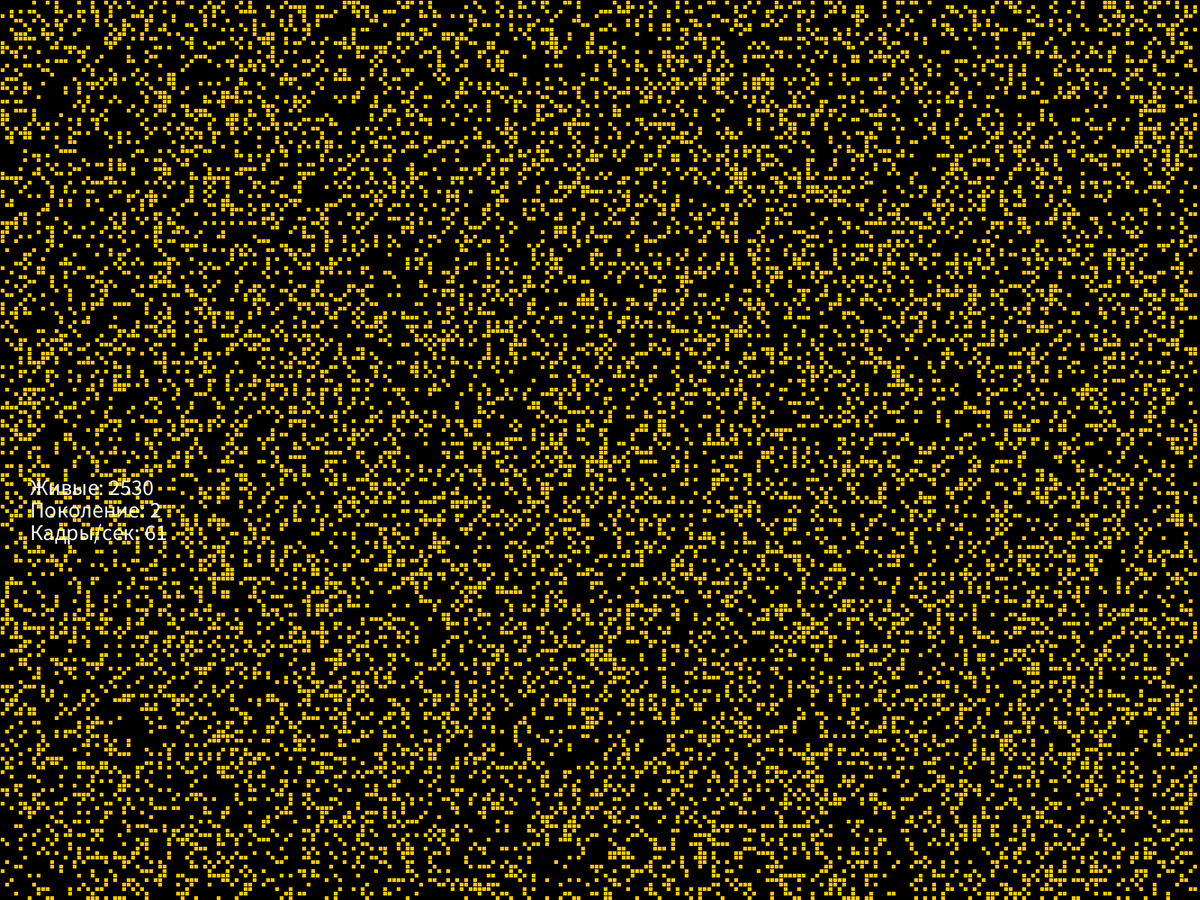
Frame 1 (no input)
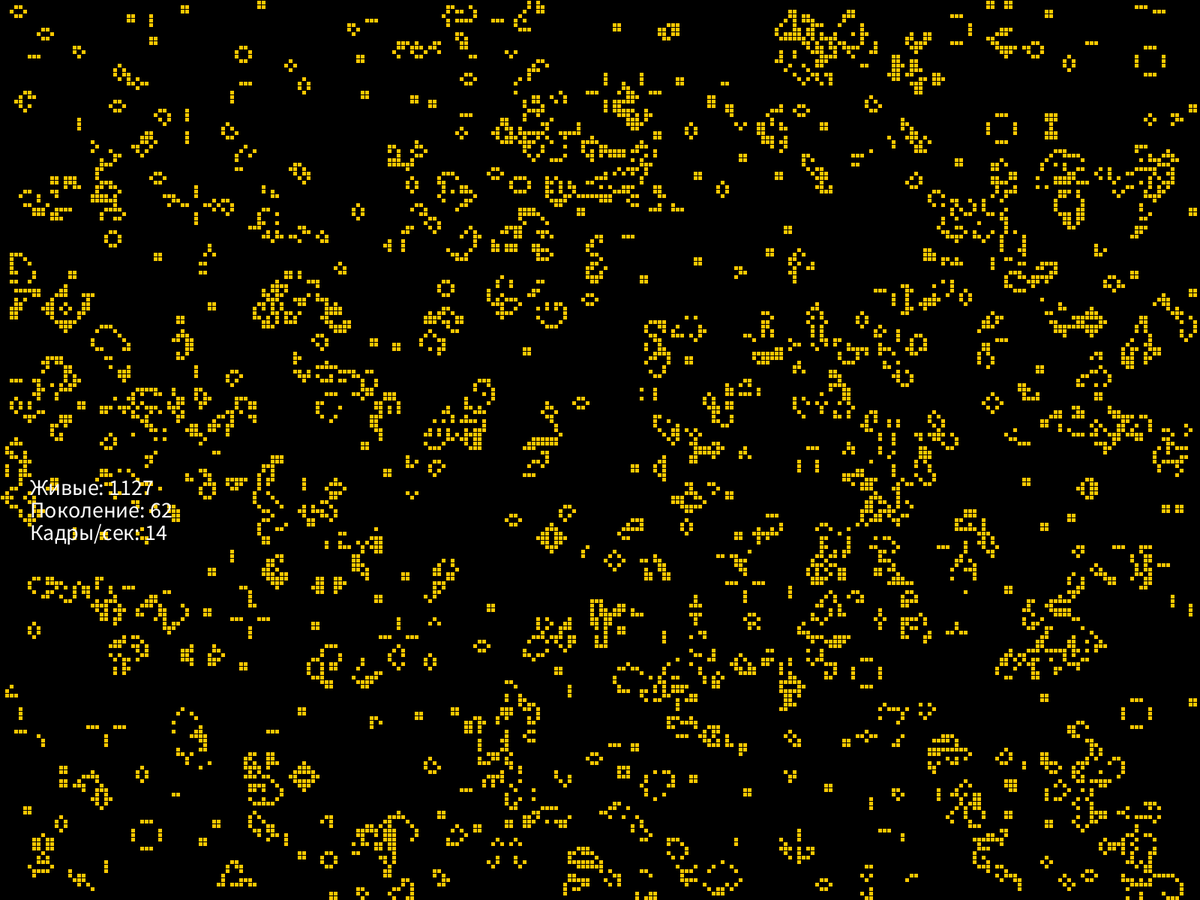
Frame 60 (the mouse pressed at the canvas centre just before this capture)
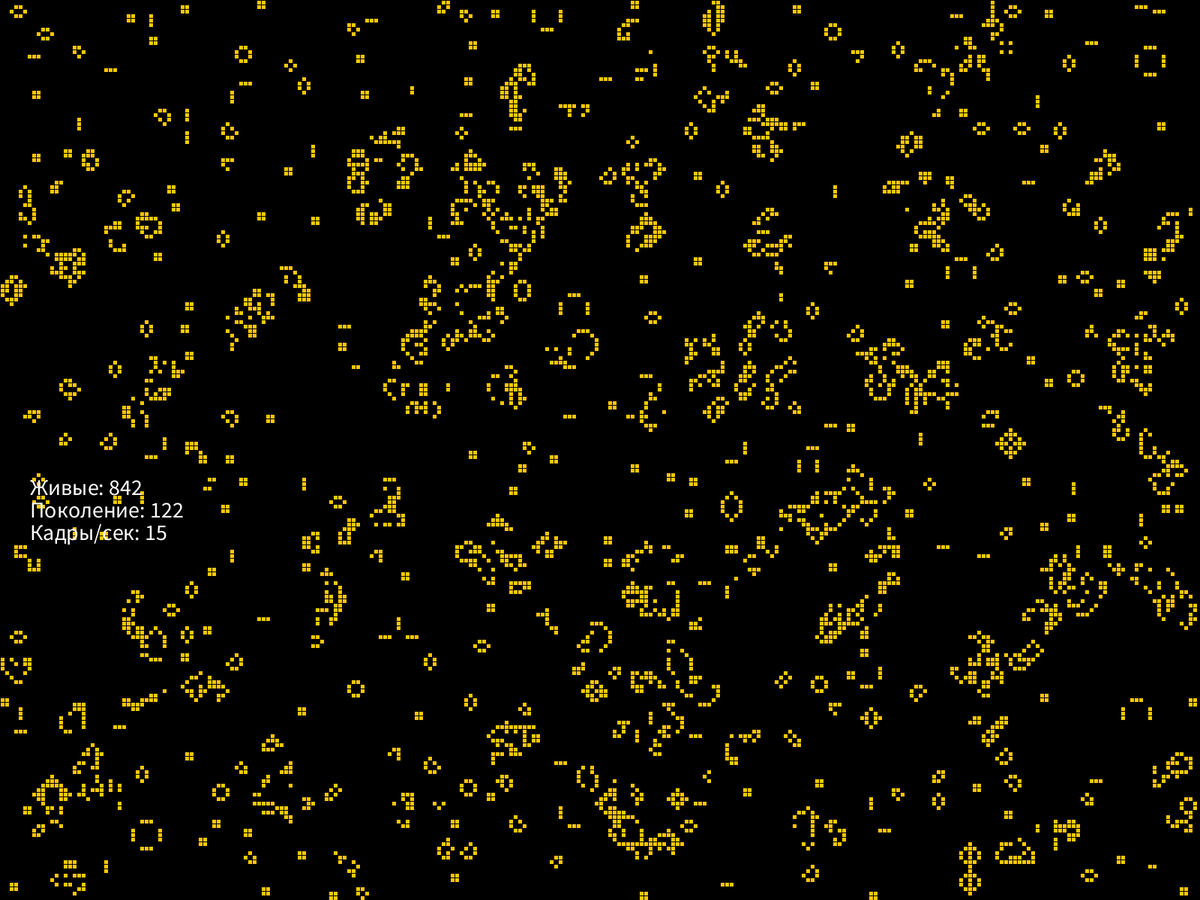
Frame 120 (the mouse held since frame 60 and released just before this capture)

The Processing sketch that drew these frames (run headless with seeded random() and noise(); from frame 60 on, the mouse is pressed at the canvas centre):

// Processing sketch: GameOfLife
// ── GameOfLife.pde
// Size of cells
int cellSize = 6;
int generation = 0;
int alives = 0;

float probabilityOfAliveAtStart = 25;

int interval = 100;
int lastRecordedTime = 0;

color alive = color(255, 200, 0);
color dead = color(0);

int[][] cells; 
int[][] cellsBuffer; 

// Pause
boolean pause = false;

void setup() {
  fullScreen();

  cells = new int[width/cellSize][height/cellSize];
  cellsBuffer = new int[width/cellSize][height/cellSize];

  // Background
  stroke(0);

  smooth();

  // Initialization
  for (int x=0; x<width/cellSize; x++) {
    for (int y=0; y<height/cellSize; y++) {
      float state = random (100);
      if (state > probabilityOfAliveAtStart) { 
        state = 0;
      }
      else {
        state = 1;
      }
      cells[x][y] = int(state); 
    }
  }
  background(0); 
}


void draw() {

  for (int x=0; x<width/cellSize; x++) {
    for (int y=0; y<height/cellSize; y++) {
      if (cells[x][y]==1) {
        fill(alive); 
      }
      else {
        fill(dead); 
      }
      rect (x*cellSize, y*cellSize, cellSize, cellSize);
    }
  }
  if (millis()-lastRecordedTime>interval) {
    if (!pause) {
      for(int i = 0; i < 2;i++)
      iteration();
      pushMatrix();
       textSize(30);
         fill(255);
  for (int x=0; x<width/cellSize; x++) {
      for (int y=0; y<height/cellSize; y++) {
        if(cells[x][y] == 1) alives++;
      }
    }
  text("Живые: " + (int)alives/5, 40,660);
  text("Поколение: " + generation, 40,690);
  text("Кадры/сек: " +  (long)frameRate, 40,720);

  popMatrix();
  
  alives = 0;
      lastRecordedTime = millis();
    }
  }

  if (pause && mousePressed) {
    int xCellOver = int(map(mouseX, 0, width, 0, width/cellSize));
    xCellOver = constrain(xCellOver, 0, width/cellSize-1);
    int yCellOver = int(map(mouseY, 0, height, 0, height/cellSize));
    yCellOver = constrain(yCellOver, 0, height/cellSize-1);

    if (cellsBuffer[xCellOver][yCellOver]==1) { 
      cells[xCellOver][yCellOver]=0; 
      fill(dead); 
    }
    else { 
      cells[xCellOver][yCellOver]=1; 
      fill(alive); 
    }
  } 
  else if (pause && !mousePressed) { 
    for (int x=0; x<width/cellSize; x++) {
      for (int y=0; y<height/cellSize; y++) {
        cellsBuffer[x][y] = cells[x][y];
      }
    }
  }
}



void iteration() { 
  for (int x=0; x<width/cellSize; x++) {
    for (int y=0; y<height/cellSize; y++) {
      cellsBuffer[x][y] = cells[x][y];
    }
  }
  for (int x=0; x<width/cellSize; x++) {
    for (int y=0; y<height/cellSize; y++) {
     int neighbours = 0; 
      for (int xx=x-1; xx<=x+1;xx++) {
        for (int yy=y-1; yy<=y+1;yy++) {  
          if (((xx>=0)&&(xx<width/cellSize))&&((yy>=0)&&(yy<height/cellSize))) { 
            if (!((xx==x)&&(yy==y))) { 
              if (cellsBuffer[xx][yy]==1){
                neighbours ++; 
              }
            } 
          } 
        } 
      } 
      
      if (cellsBuffer[x][y]==1) { 
        if (neighbours < 2 || neighbours > 3) {
          cells[x][y] = 0; 
        }
      } 
      else {    
        if (neighbours == 3 ) {
          cells[x][y] = 1; 
        }
      } 
    } 
  } 
  generation++;
} 

void keyPressed() {
  if (key=='r' || key == 'R') {
    generation = 0;
    for (int x=0; x<width/cellSize; x++) {
      for (int y=0; y<height/cellSize; y++) {
        float state = random (100);
        if (state > probabilityOfAliveAtStart) {
          state = 0;
        }
        else {
          state = 1;
        }
        cells[x][y] = int(state); 
      }
    }
  }
  if (key==' ') { 
    pause = !pause;
  }
  if (key=='c' || key == 'C') { 
    for (int x=0; x<width/cellSize; x++) {
      for (int y=0; y<height/cellSize; y++) {
        cells[x][y] = 0; 
      }
    }
  }
}
